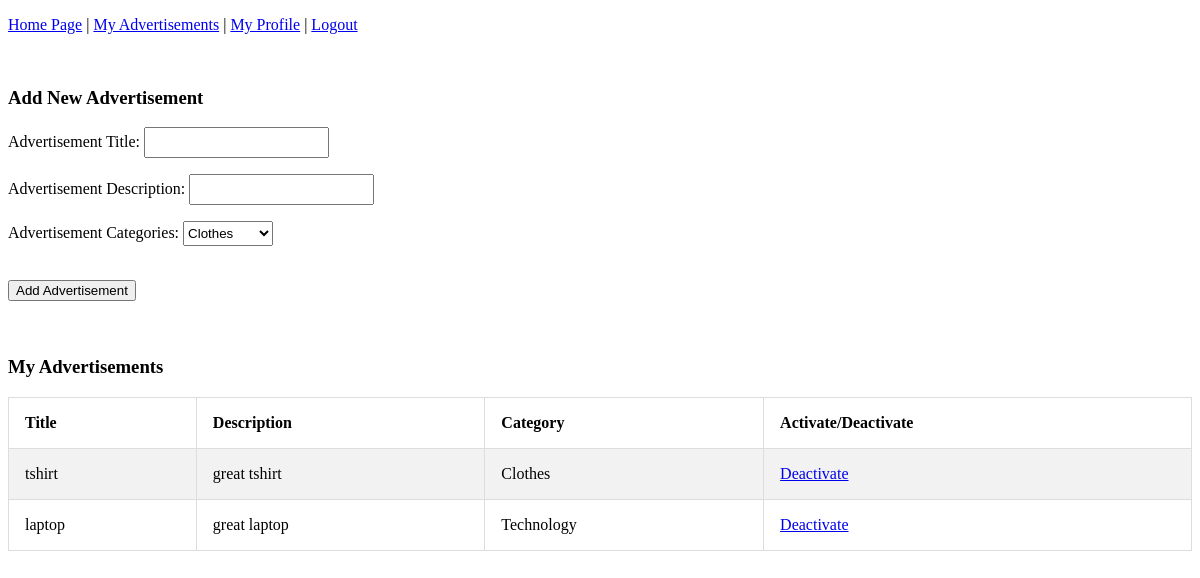
The app's page /myadvertisements/ (signed in) with its own data.
### tables this page shows
CREATE TABLE ADVERTISEMENT(aid INTEGER PRIMARY KEY AUTOINCREMENT,title TEXT,description TEXT,isactive INTEGER,cid INTEGER,username TEXT,FOREIGN KEY (cid) REFERENCES CATEGORY(cid),FOREIGN KEY (username) REFERENCES USER(usename));

CREATE TABLE CATEGORY(cid INTEGER PRIMARY KEY AUTOINCREMENT,cname TEXT);

### main.py (the view)
@app.route("/myadvertisements/")
def myadvertisements():
    conn = sqlite3.connect("advertisements.db")
    c = conn.cursor()
    c.execute("SELECT cname FROM CATEGORY")
    availableCategories = c.fetchall()
    c.execute("SELECT a.title, a.description, c.cname, a.isactive, a.aid FROM ADVERTISEMENT a, CATEGORY c WHERE "
              "c.cid=a.cid  AND a.username=?", (session["user"], ))
    previouslyAdvertisements = c.fetchall()
    conn.close()
    return render_template("myadvertisements.html", availableCategory=availableCategories, previouslyAdvertisements=previouslyAdvertisements)

### templates/myadvertisements.html (shortened to what this page needs)
{% extends "basemenu.html" %}
{% block content %}
<form name="newadvertisement" action="/addadvertisement" method="POST">
  <br>
  <h3>Add New Advertisement</h3>
  <p>Advertisement Title: <input type="text" name="title" required></p>
  <p>Advertisement Description: <input type="text" name="description" required></p>
  <p>Advertisement Categories:
      <select name="categories">
      {% for category in availableCategory %}
          <option value="{{ category[0] }}">{{ category[0] }}</option>
      {% endfor %}
      </select>
  </p>
  <br>
  <input type="submit" value="Add Advertisement">
</form><br><br>
<h3>My Advertisements</h3>
{% if previouslyAdvertisements %}
<table id="previousadvertisements" style="border-collapse:collapse;" border="1px ">
    <tr>
        <th>Title</th>
        <th>Description</th>
        <th>Category</th>
        <th>Activate/Deactivate</th>
    </tr>
    {% for myadvertisement in previouslyAdvertisements %}
    <tr>
        <td>{{ myadvertisement[0] }}</td>
        <td>{{ myadvertisement[1] }}</td>
        <td>{{ myadvertisement[2] }}</td>
        {% if myadvertisement[3] %}
        <td><a href="/deactivateadvertisement/{{ myadvertisement[4] }}">Deactivate</a></td>
        {% else %}
        <td><a href="/activateadvertisement/{{ myadvertisement[4] }}">Activate</a></td>
        {% endif %}
    </tr>
    {% endfor %}
</table>
{% else %}
<p>You dont have any advertisements yet! Go add some!</p>
{% endif %}
{% endblock %}

### static/css/pagestyle.css (style rules this page uses)
table { border-collapse: collapse; border-spacing: 0; width: 100%; border: 1px solid #ddd; }
th, td { text-align: left; padding: 16px; }
tr:nth-child(even) { background-color: #f2f2f2; }
.searchForm input[type=submit], input[type=text], select[name=categories] { height: 25px; }

### records on screen
ADVERTISEMENT: title "tshirt", description "great tshirt", cname "Clothes"
ADVERTISEMENT: title "laptop", description "great laptop", cname "Technology"

### other values on screen
form field categories "Clothes"
